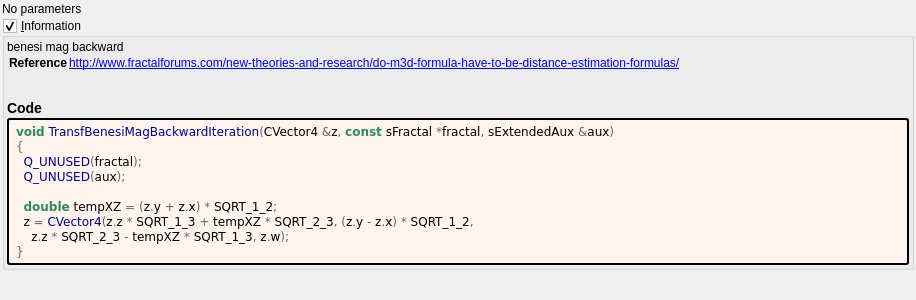
<?xml version="1.0" encoding="UTF-8"?>
<ui version="4.0">
 <class>transf_benesi_mag_backward</class>
 <widget class="QWidget" name="Form">
  <property name="geometry">
   <rect>
    <x>0</x>
    <y>0</y>
    <width>916</width>
    <height>300</height>
   </rect>
  </property>
  <property name="windowTitle">
   <string notr="true">transf_benesi_mag_backward</string>
  </property>
  <layout class="QVBoxLayout" name="verticalLayout">
   <property name="spacing">
    <number>2</number>
   </property>
   <property name="leftMargin">
    <number>2</number>
   </property>
   <property name="topMargin">
    <number>2</number>
   </property>
   <property name="rightMargin">
    <number>2</number>
   </property>
   <property name="bottomMargin">
    <number>2</number>
   </property>
   <item>
    <widget class="QLabel" name="label">
     <property name="toolTip">
      <string/>
     </property>
     <property name="text">
      <string>No parameters</string>
     </property>
    </widget>
   </item>
   <item>
    <widget class="MyGroupBox" name="groupCheck_info">
     <property name="title">
      <string>&amp;Information</string>
     </property>
     <property name="flat">
      <bool>false</bool>
     </property>
     <property name="checkable">
      <bool>true</bool>
     </property>
     <layout class="QVBoxLayout" name="verticalLayout_2">
      <property name="spacing">
       <number>2</number>
      </property>
      <property name="leftMargin">
       <number>2</number>
      </property>
      <property name="topMargin">
       <number>2</number>
      </property>
      <property name="rightMargin">
       <number>2</number>
      </property>
      <property name="bottomMargin">
       <number>2</number>
      </property>
      <item>
       <widget class="QLabel" name="label_information_general">
        <property name="text">
         <string notr="true">&lt;p&gt;benesi mag backward&lt;/p&gt;&lt;table&gt;
&lt;tr&gt;&lt;th&gt;Reference&lt;/th&gt;&lt;td&gt;&lt;a href=&quot;http://www.fractalforums.com/new-theories-and-research/do-m3d-formula-have-to-be-distance-estimation-formulas/&quot;&gt;http://www.fractalforums.com/new-theories-and-research/do-m3d-formula-have-to-be-distance-estimation-formulas/&lt;br&gt;
&lt;/td&gt;&lt;/tr&gt;
&lt;/table&gt;
&lt;h3&gt;Code&lt;/h3&gt;</string>
        </property>
        <property name="wordWrap">
         <bool>true</bool>
        </property>
        <property name="openExternalLinks">
         <bool>true</bool>
        </property>
        <property name="textInteractionFlags">
         <set>Qt::LinksAccessibleByMouse|Qt::TextSelectableByMouse</set>
        </property>
       </widget>
      </item>
      <item>
       <widget class="QLabel" name="label_code_content">
        <property name="styleSheet">
         <string notr="true">border-style: outset; border-width: 2px; border-radius: 3px; border-color: black; background-color: #fff5ee; padding: 4px;</string>
        </property>
        <property name="text">
         <string notr="true">&lt;body style=&quot;background-color:#fff5ee&quot;&gt;
&lt;pre style=&quot;color:#000000; background-color:#fff5ee;  font-family:'Courier New',monospace;&quot;&gt;&lt;span style=&quot;color:#2e8b57; font-weight:bold&quot;&gt;void&lt;/span&gt; &lt;span style=&quot;color:#00008f&quot;&gt;TransfBenesiMagBackwardIteration&lt;/span&gt;&lt;span style=&quot;color:#676767&quot;&gt;(&lt;/span&gt;CVector4 &lt;span style=&quot;color:#676767&quot;&gt;&amp;amp;&lt;/span&gt;z&lt;span style=&quot;color:#676767&quot;&gt;,&lt;/span&gt; &lt;span style=&quot;color:#2e8b57; font-weight:bold&quot;&gt;const&lt;/span&gt; sFractal &lt;span style=&quot;color:#676767&quot;&gt;*&lt;/span&gt;fractal&lt;span style=&quot;color:#676767&quot;&gt;,&lt;/span&gt; sExtendedAux &lt;span style=&quot;color:#676767&quot;&gt;&amp;amp;&lt;/span&gt;aux&lt;span style=&quot;color:#676767&quot;&gt;)&lt;/span&gt;
&lt;span style=&quot;color:#676767&quot;&gt;{&lt;/span&gt;
  &lt;span style=&quot;color:#00008f&quot;&gt;Q_UNUSED&lt;/span&gt;&lt;span style=&quot;color:#676767&quot;&gt;(&lt;/span&gt;fractal&lt;span style=&quot;color:#676767&quot;&gt;);&lt;/span&gt;
  &lt;span style=&quot;color:#00008f&quot;&gt;Q_UNUSED&lt;/span&gt;&lt;span style=&quot;color:#676767&quot;&gt;(&lt;/span&gt;aux&lt;span style=&quot;color:#676767&quot;&gt;);&lt;/span&gt;

  &lt;span style=&quot;color:#2e8b57; font-weight:bold&quot;&gt;double&lt;/span&gt; tempXZ &lt;span style=&quot;color:#676767&quot;&gt;= (&lt;/span&gt;z&lt;span style=&quot;color:#676767&quot;&gt;.&lt;/span&gt;y &lt;span style=&quot;color:#676767&quot;&gt;+&lt;/span&gt; z&lt;span style=&quot;color:#676767&quot;&gt;.&lt;/span&gt;x&lt;span style=&quot;color:#676767&quot;&gt;) *&lt;/span&gt; SQRT_1_2&lt;span style=&quot;color:#676767&quot;&gt;;&lt;/span&gt;
  z &lt;span style=&quot;color:#676767&quot;&gt;=&lt;/span&gt; &lt;span style=&quot;color:#00008f&quot;&gt;CVector4&lt;/span&gt;&lt;span style=&quot;color:#676767&quot;&gt;(&lt;/span&gt;z&lt;span style=&quot;color:#676767&quot;&gt;.&lt;/span&gt;z &lt;span style=&quot;color:#676767&quot;&gt;*&lt;/span&gt; SQRT_1_3 &lt;span style=&quot;color:#676767&quot;&gt;+&lt;/span&gt; tempXZ &lt;span style=&quot;color:#676767&quot;&gt;*&lt;/span&gt; SQRT_2_3&lt;span style=&quot;color:#676767&quot;&gt;, (&lt;/span&gt;z&lt;span style=&quot;color:#676767&quot;&gt;.&lt;/span&gt;y &lt;span style=&quot;color:#676767&quot;&gt;-&lt;/span&gt; z&lt;span style=&quot;color:#676767&quot;&gt;.&lt;/span&gt;x&lt;span style=&quot;color:#676767&quot;&gt;) *&lt;/span&gt; SQRT_1_2&lt;span style=&quot;color:#676767&quot;&gt;,&lt;/span&gt;
    z&lt;span style=&quot;color:#676767&quot;&gt;.&lt;/span&gt;z &lt;span style=&quot;color:#676767&quot;&gt;*&lt;/span&gt; SQRT_2_3 &lt;span style=&quot;color:#676767&quot;&gt;-&lt;/span&gt; tempXZ &lt;span style=&quot;color:#676767&quot;&gt;*&lt;/span&gt; SQRT_1_3&lt;span style=&quot;color:#676767&quot;&gt;,&lt;/span&gt; z&lt;span style=&quot;color:#676767&quot;&gt;.&lt;/span&gt;w&lt;span style=&quot;color:#676767&quot;&gt;);&lt;/span&gt;
&lt;span style=&quot;color:#676767&quot;&gt;}&lt;/span&gt;
&lt;/pre&gt;
&lt;/body&gt;</string>
        </property>
        <property name="wordWrap">
         <bool>true</bool>
        </property>
        <property name="openExternalLinks">
         <bool>true</bool>
        </property>
        <property name="textInteractionFlags">
         <set>Qt::LinksAccessibleByMouse|Qt::TextSelectableByMouse</set>
        </property>
       </widget>
      </item>
     </layout>
    </widget>
   </item>
   <item>
    <spacer name="verticalSpacer">
     <property name="orientation">
      <enum>Qt::Vertical</enum>
     </property>
     <property name="sizeHint" stdset="0">
      <size>
       <width>20</width>
       <height>40</height>
      </size>
     </property>
    </spacer>
   </item>
  </layout>
 </widget>
 <customwidgets>
  <customwidget>
   <class>MyGroupBox</class>
   <extends>QGroupBox</extends>
   <header>my_group_box.h</header>
   <container>1</container>
  </customwidget>
 </customwidgets>
 <tabstops>
  <tabstop>groupCheck_info</tabstop>
 </tabstops>
 <resources/>
 <connections/>
</ui>
